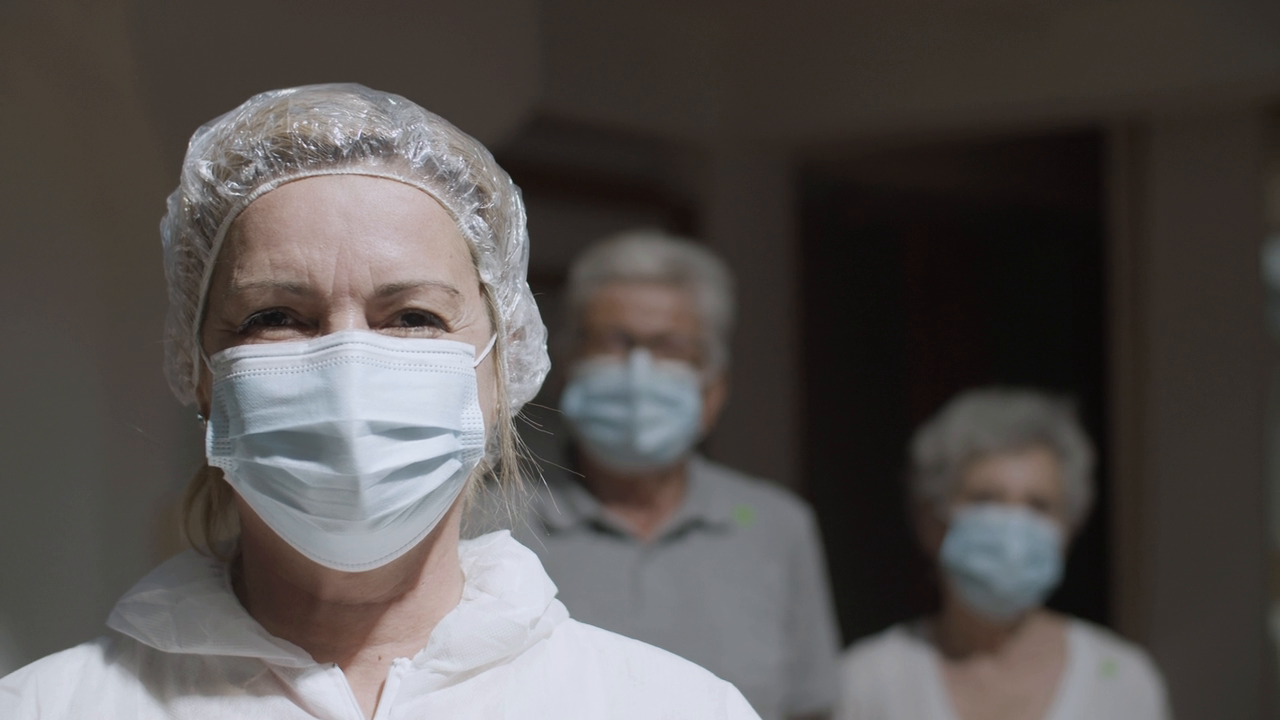
#> input picture frame 21 of Initial Demo/Face Detection via Cascade Classifier Demo/test.mp4, 1280 x 720 px
$ python 'Demo Test Video.py'
#> lines starting #> are read from the running program, lines starting #| are printed output that depends on the picture; after the words box and inside, x2 and y2 are one past the last pixel; in counts of white or black regions, pixels touching at a corner belong together
import cv2
import numpy as np

classifier = cv2.CascadeClassifier('data/haarcascade_frontalface_default.xml')
size = 5

def get_detection(frame):
    resized_down = cv2.resize(frame, (frame.shape[1] // size, frame.shape[0] // size))
    faces = classifier.detectMultiScale(resized_down)
    return faces

def make_square(image):
    height, width = image.shape[0:2]
    size = max(height, width)
    frame = np.zeros((size, size, 3), np.uint8)
    center_x, center_y = (size - width)//2, (size - height)//2
    frame[center_y:height+center_y, center_x:center_x+width] = image
    return frame

cap = cv2.VideoCapture('test.mp4')

while True:
    try:
        ret, frame = cap.read()
#> frame is the input picture: shape (720, 1280, 3); mean B, G, R 79.6, 81.6, 86.1
        img = frame.copy()
    except:
        break
    try:
        for coor in get_detection(img):
#> in get_detection, `faces = classifier.detectMultiScale(resized_down)`: faces = [[110, 57, 36, 36], [29, 33, 80, 80]]
            x, y, w, h = (value * size for value in coor)
            color = (0, 255, 0)
            frame = cv2.rectangle(img, (x, y) ,(x + w, y + h), color, 2)
            frame = cv2.putText(img, 'Face', (x, y - 10), cv2.FONT_HERSHEY_SIMPLEX, 0.8, color, 2,cv2.LINE_AA)
#> this loop made 2 passes
#> pass 1, `frame = cv2.putText(img, 'Face', (x, y - 10), cv2.FONT_HERSHEY_SIMPLEX..`:
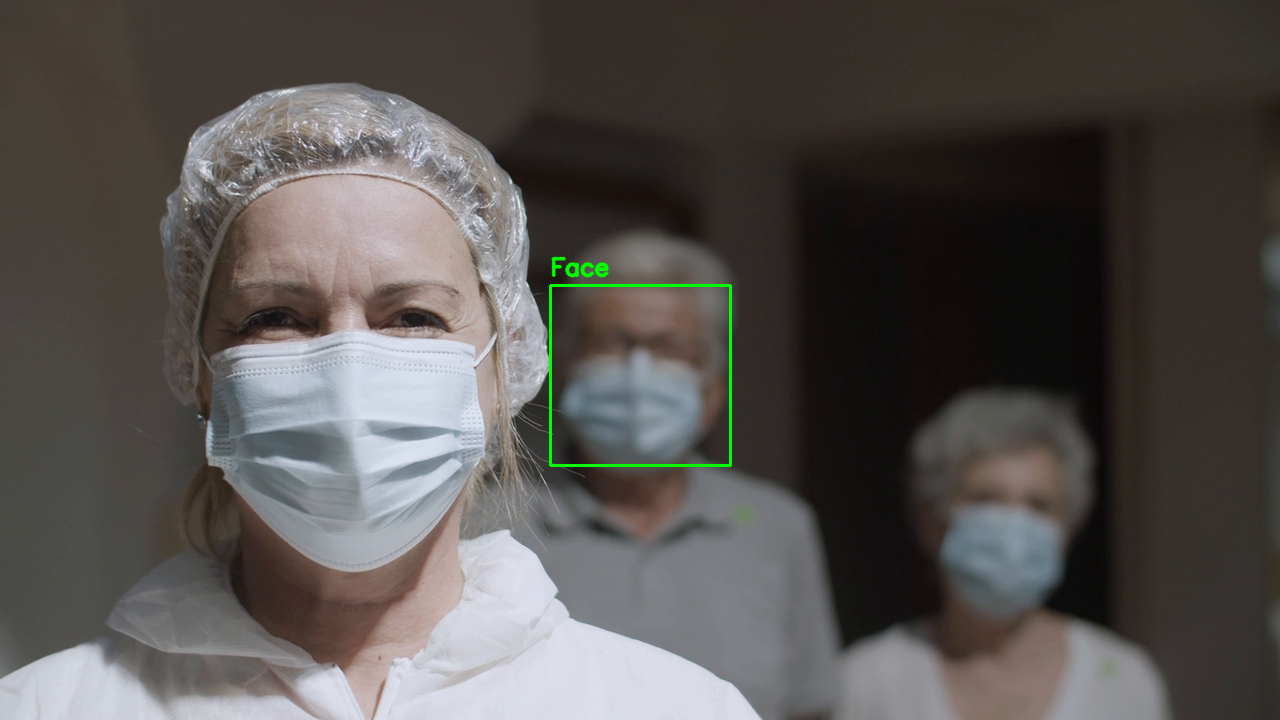
#> frame: shape (720, 1280, 3); mean B, G, R 79.4, 82.1, 85.9
#> pass 2, `frame = cv2.rectangle(img, (x, y) ,(x + w, y + h), color, 2)`:
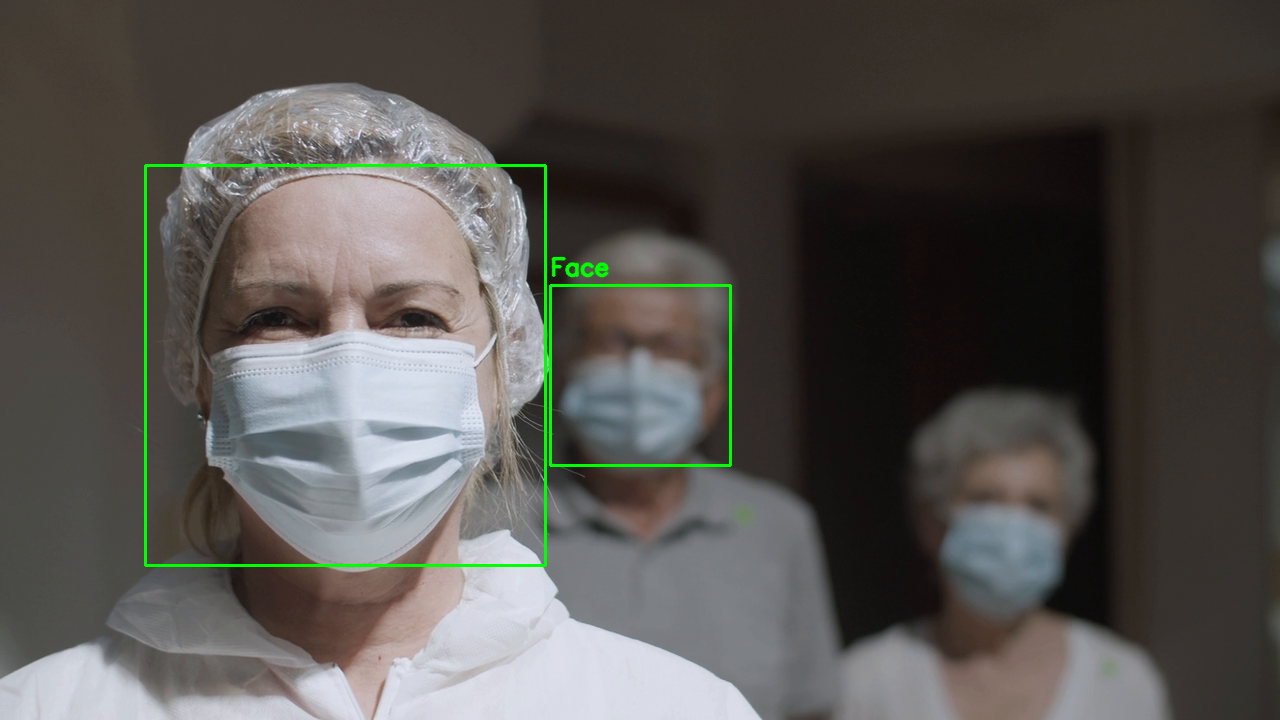
#> frame: shape (720, 1280, 3); 0.52% of pixels changed, all inside (x1, y1, x2, y2) = (144, 164, 547, 567)
#> after the loop:
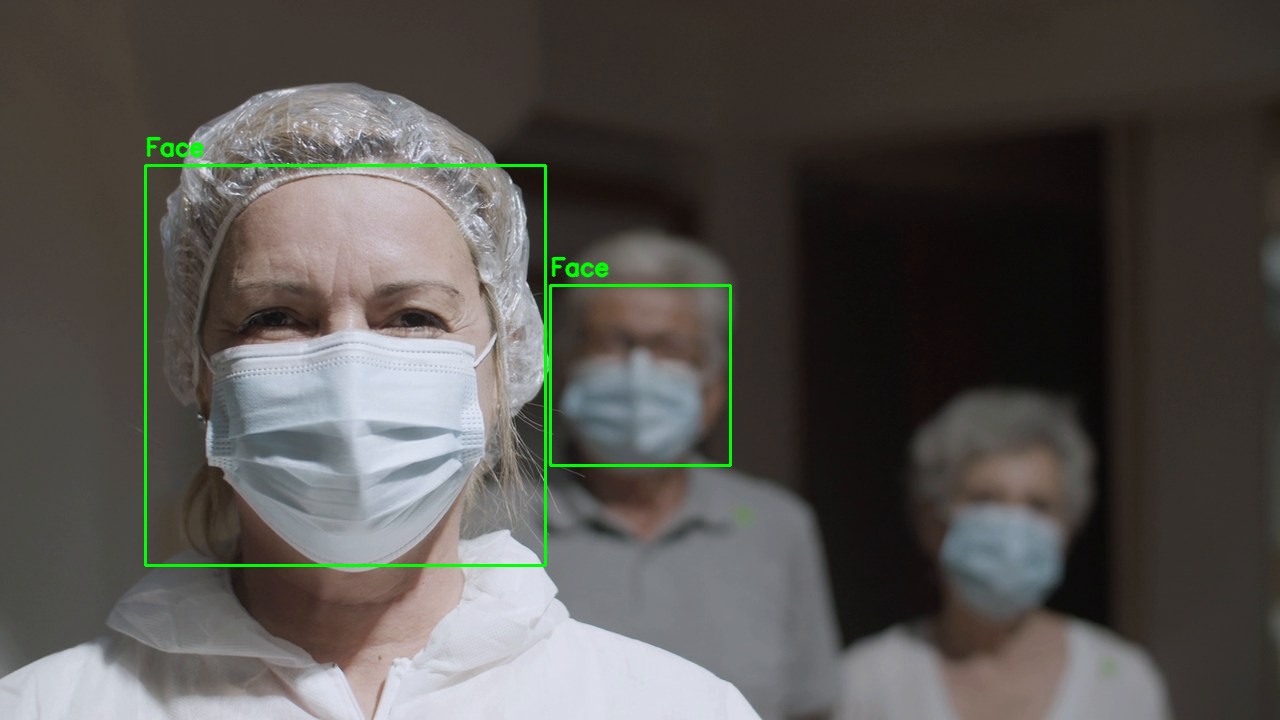
#> img: shape (720, 1280, 3); 0.92% of pixels changed, all inside (x1, y1, x2, y2) = (144, 136, 732, 567)
    except:
        pass
    finally:
        frame = make_square(frame)
#> in make_square, `frame[center_y:height+center_y, center_x:center_x+width] = image`:
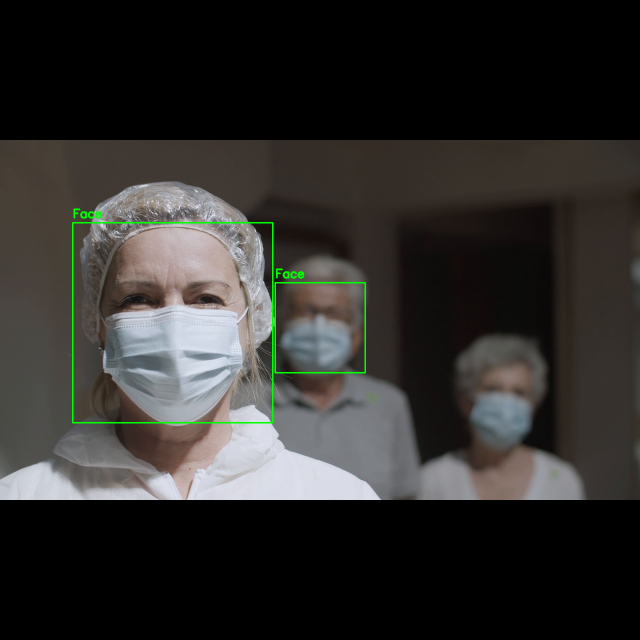
#> frame: shape (1280, 1280, 3) (shown at 1/2 size); mean B, G, R 44.4, 46.7, 48
        frame = cv2.resize(frame, (750, 750), interpolation=cv2.INTER_LINEAR)
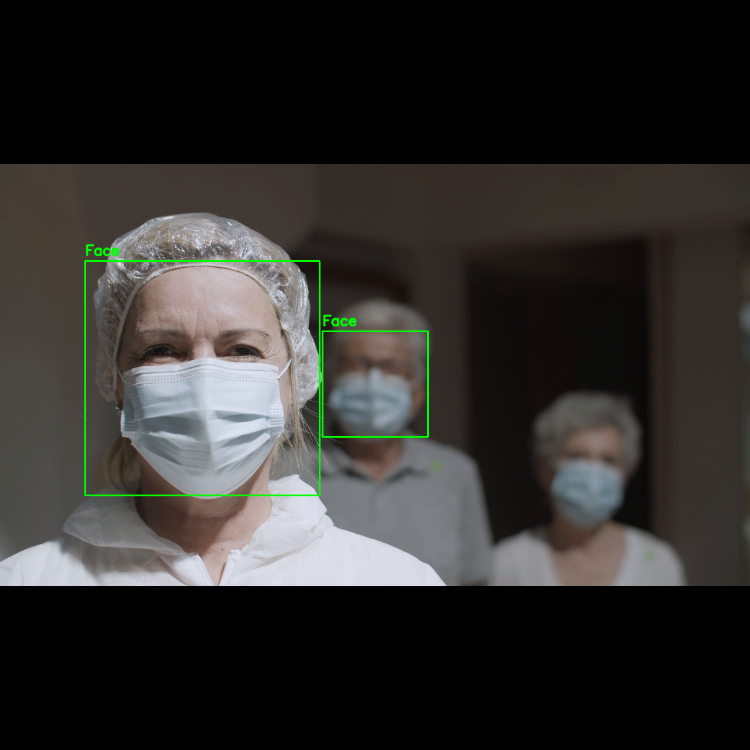
#> frame: shape (750, 750, 3); mean B, G, R 44.4, 46.7, 48
    cv2.imshow('Video Face Detection', frame)
    if cv2.waitKey(1) == ord('q'):
#> (key q is pressed here)
        break

cap.release()
cv2.destroyAllWindows()

$ run again, starting later in the video
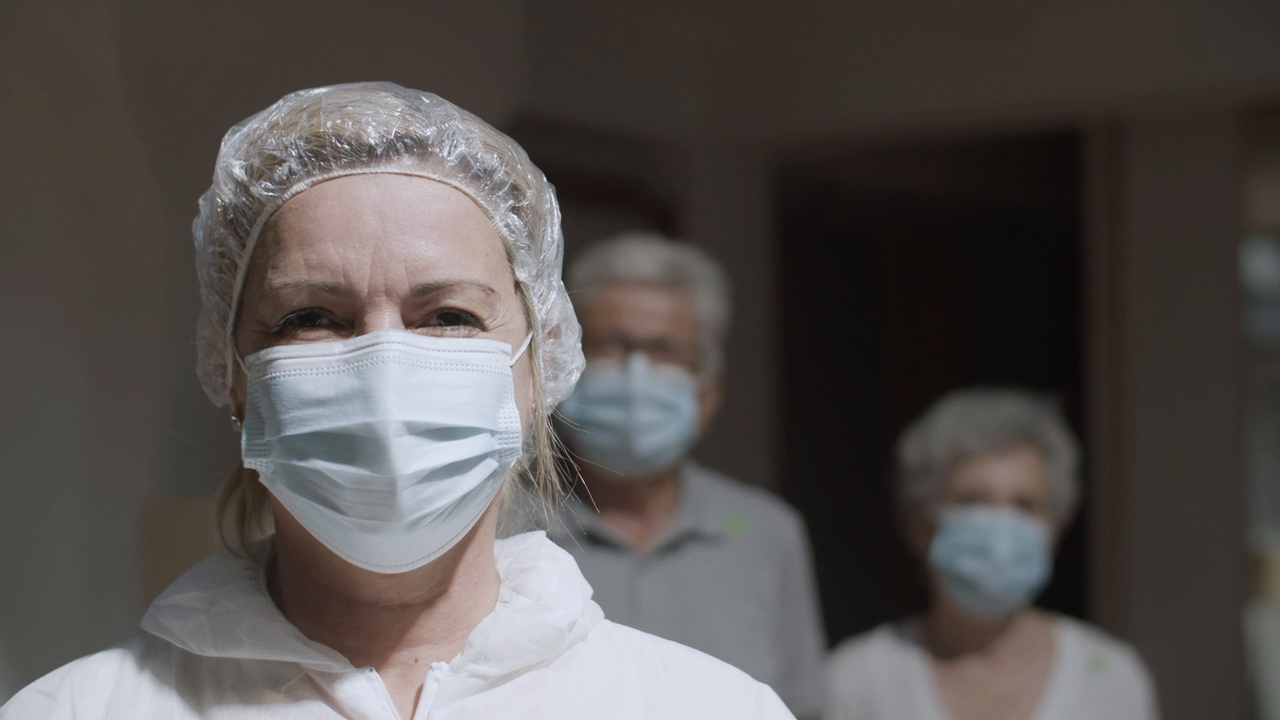
#> input picture frame 94 of Initial Demo/Face Detection via Cascade Classifier Demo/test.mp4, 1280 x 720 px
#> frame is the input picture: shape (720, 1280, 3); mean B, G, R 79.2, 81.3, 86
#> faces = [[112, 58, 32, 32], [37, 33, 80, 80]]
#> the loop `for coor in get_detection(img):` made 2 passes
#> (coor, x, y, w, h, color) on passes 1 to 2: ([112, 58, 32, 32], 560, 290, 160, 160, (0, 255, 0)), ([37, 33, 80, 80], 185, 165, 400, 400, (0, 255, 0))
#> after the loop `for coor in get_detection(img):`:
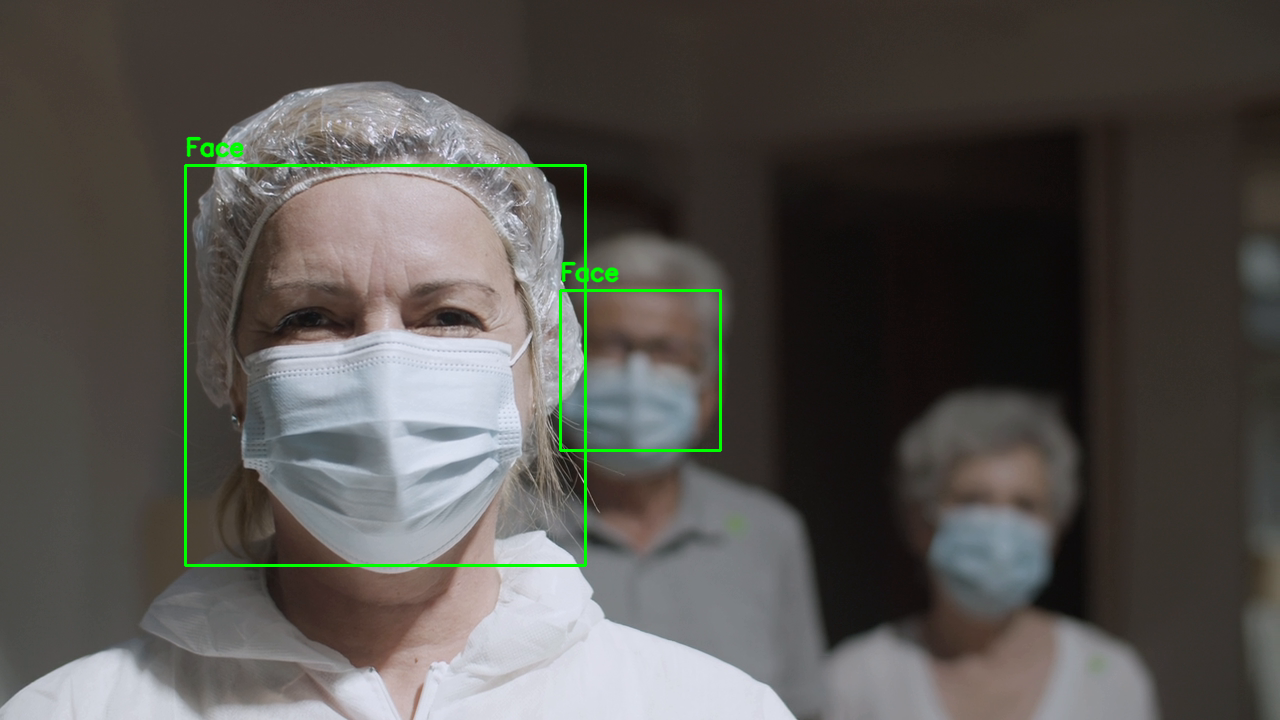
#> img: shape (720, 1280, 3); 0.89% of pixels changed, all inside (x1, y1, x2, y2) = (184, 136, 722, 567)
#> `frame = cv2.resize(frame, (750, 750), interpolation=cv2.INTER_LINEAR)`:
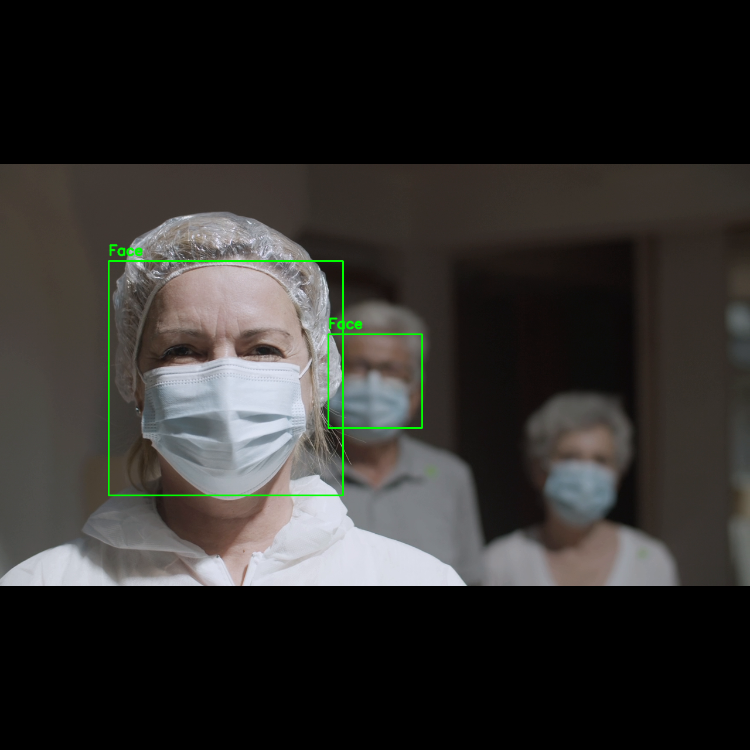
#> frame: shape (750, 750, 3); mean B, G, R 44.1, 46.5, 47.9

$ run again, starting later in the video
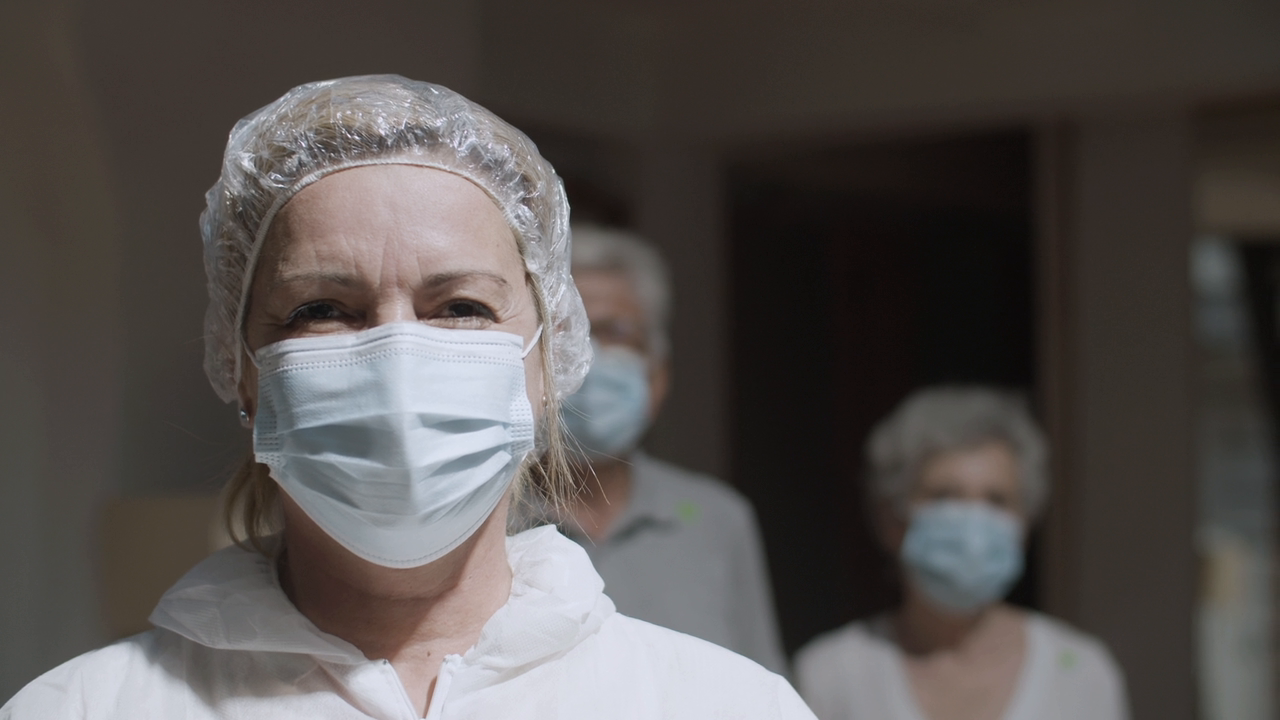
#> input picture frame 168 of Initial Demo/Face Detection via Cascade Classifier Demo/test.mp4, 1280 x 720 px
#> frame is the input picture: shape (720, 1280, 3); mean B, G, R 79.3, 81.4, 86
#> faces = [[39, 31, 80, 80]]
#> the loop `for coor in get_detection(img):` made 1 pass
#> (coor, x, y, w, h, color) on pass 1: ([39, 31, 80, 80], 195, 155, 400, 400, (0, 255, 0))
#> pass 1, `frame = cv2.putText(img, 'Face', (x, y - 10), cv2.FONT_HERSHEY_SIMPLEX..`:
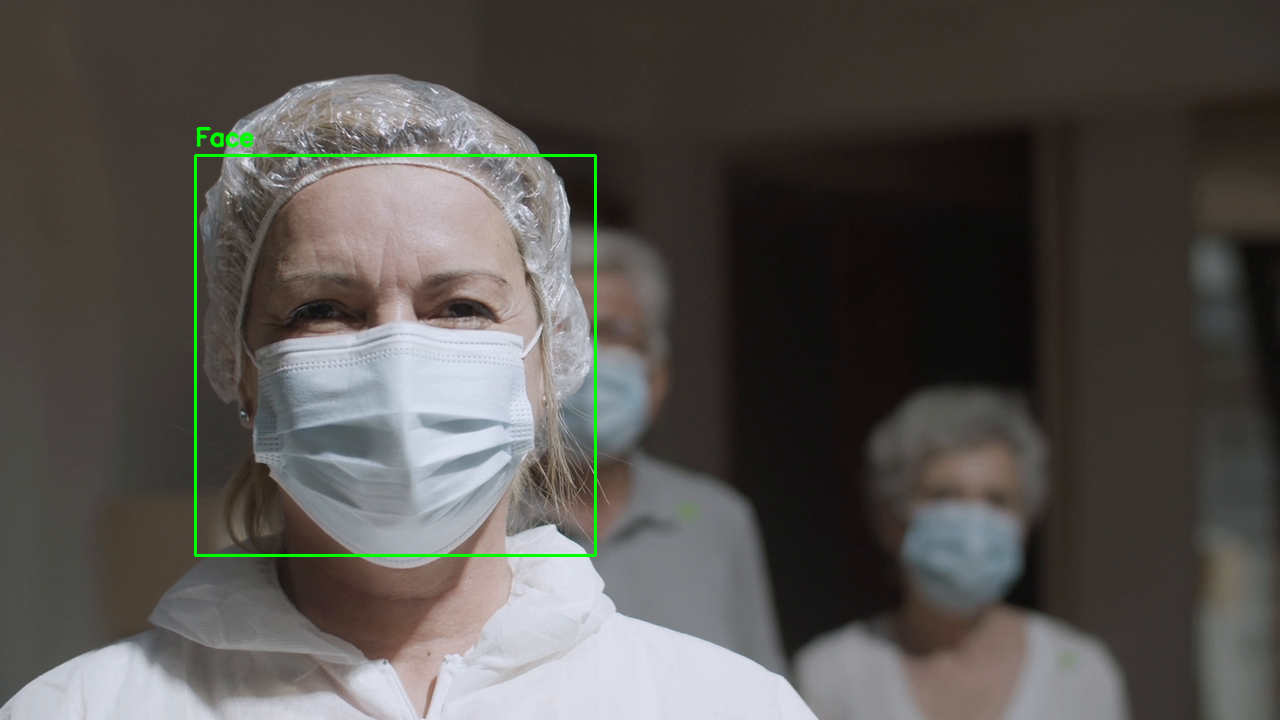
#> frame: shape (720, 1280, 3); mean B, G, R 78.7, 82.3, 85.4
#> `frame = cv2.resize(frame, (750, 750), interpolation=cv2.INTER_LINEAR)`:
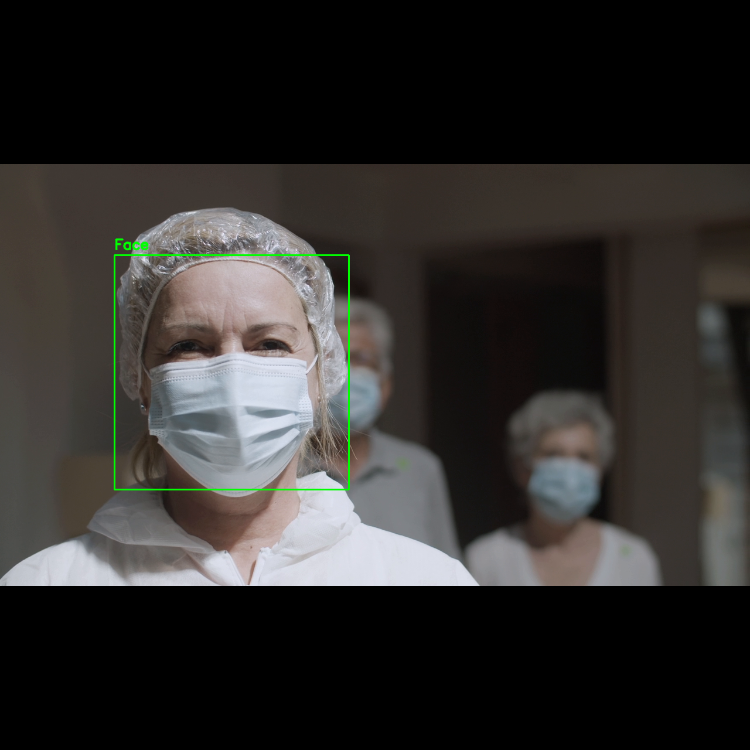
#> frame: shape (750, 750, 3); mean B, G, R 44.2, 46.2, 48
